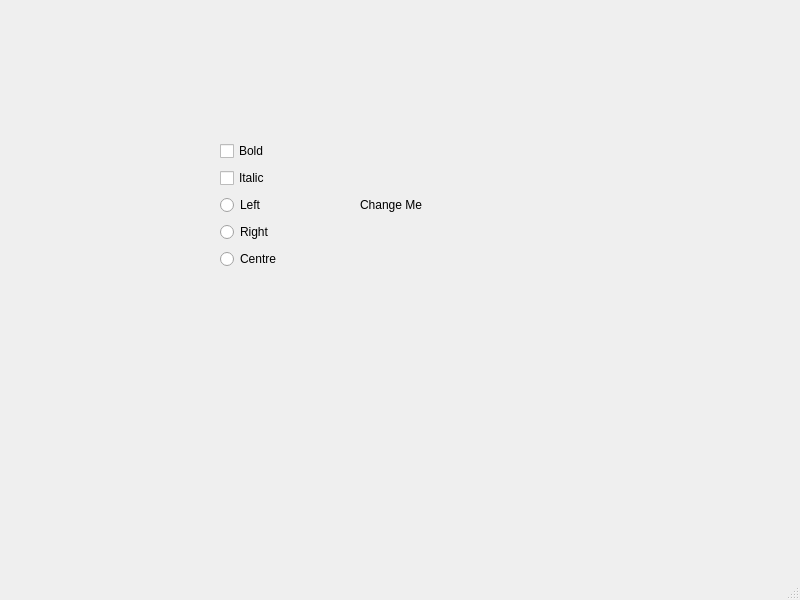
<?xml version="1.0" encoding="UTF-8"?>
<ui version="4.0">
 <class>MainWindow</class>
 <widget class="QMainWindow" name="MainWindow">
  <property name="geometry">
   <rect>
    <x>0</x>
    <y>0</y>
    <width>800</width>
    <height>600</height>
   </rect>
  </property>
  <property name="windowTitle">
   <string>MainWindow</string>
  </property>
  <widget class="QWidget" name="centralwidget">
   <widget class="QLabel" name="label">
    <property name="geometry">
     <rect>
      <x>360</x>
      <y>190</y>
      <width>91</width>
      <height>31</height>
     </rect>
    </property>
    <property name="text">
     <string>&lt;html&gt;&lt;head/&gt;&lt;body&gt;&lt;p&gt;Change Me&lt;/p&gt;&lt;/body&gt;&lt;/html&gt;</string>
    </property>
   </widget>
   <widget class="QWidget" name="">
    <property name="geometry">
     <rect>
      <x>220</x>
      <y>140</y>
      <width>67</width>
      <height>130</height>
     </rect>
    </property>
    <layout class="QVBoxLayout" name="verticalLayout">
     <item>
      <widget class="QCheckBox" name="checkBox">
       <property name="text">
        <string>Bold</string>
       </property>
      </widget>
     </item>
     <item>
      <widget class="QCheckBox" name="checkBox_2">
       <property name="text">
        <string>Italic</string>
       </property>
      </widget>
     </item>
     <item>
      <widget class="QRadioButton" name="radioButton">
       <property name="text">
        <string>Left</string>
       </property>
      </widget>
     </item>
     <item>
      <widget class="QRadioButton" name="radioButton_2">
       <property name="text">
        <string>Right</string>
       </property>
      </widget>
     </item>
     <item>
      <widget class="QRadioButton" name="radioButton_3">
       <property name="text">
        <string>Centre</string>
       </property>
      </widget>
     </item>
    </layout>
   </widget>
  </widget>
  <widget class="QMenuBar" name="menubar">
   <property name="geometry">
    <rect>
     <x>0</x>
     <y>0</y>
     <width>800</width>
     <height>26</height>
    </rect>
   </property>
  </widget>
  <widget class="QStatusBar" name="statusbar"/>
 </widget>
 <resources/>
 <connections/>
</ui>
